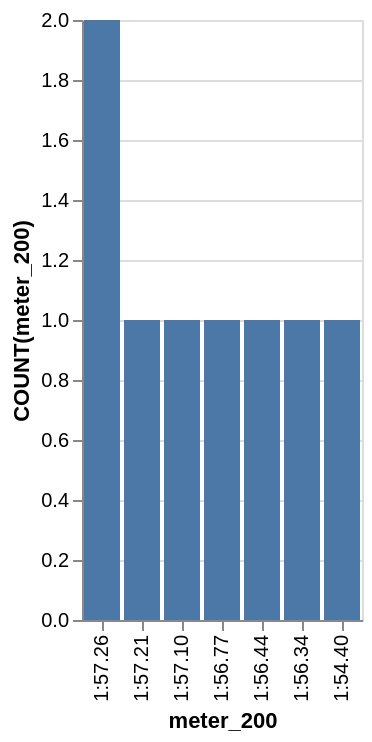

The specification (Vega-Lite) saved for this image:
### Vega-Lite specification from a JSON file in a GitHub repository (floating-point values rounded to 4 significant figures)
{"data": {"values": [{"x_data": "1:54.40", "y_data": 1}, {"x_data": "1:56.34", "y_data": 1}, {"x_data": "1:56.44", "y_data": 1}, {"x_data": "1:56.77", "y_data": 1}, {"x_data": "1:57.10", "y_data": 1}, {"x_data": "1:57.21", "y_data": 1}, {"x_data": "1:57.26", "y_data": 2}]}, "mark": "bar", "encoding": {"x": {"field": "x_data", "type": "nominal", "title": "meter_200", "sort": "descending"}, "y": {"field": "y_data", "type": "quantitative", "title": "COUNT(meter_200)"}}}
